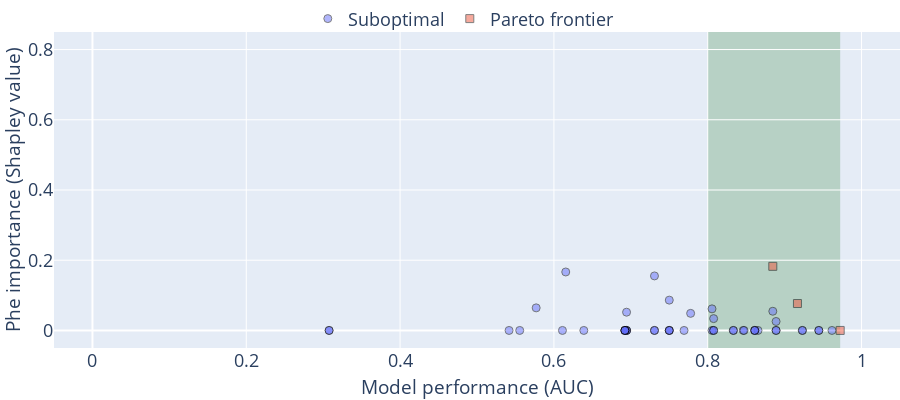
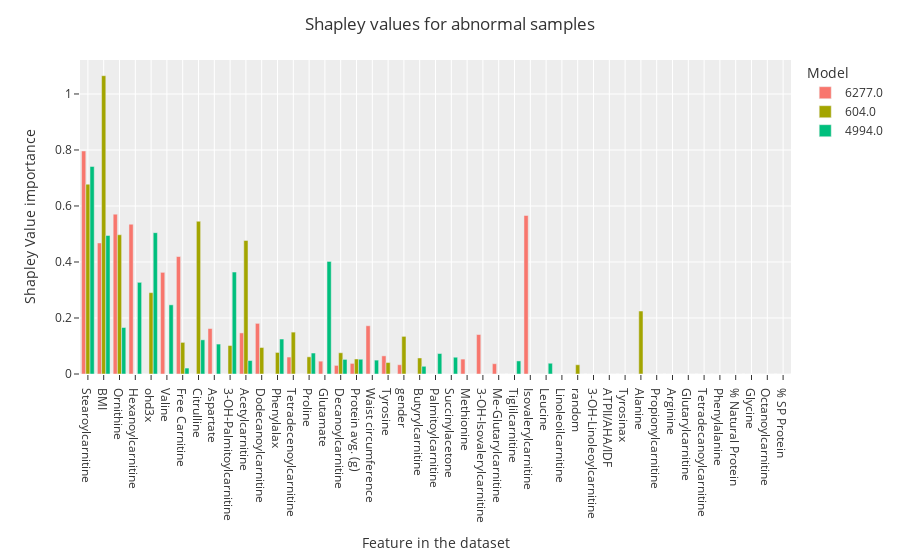
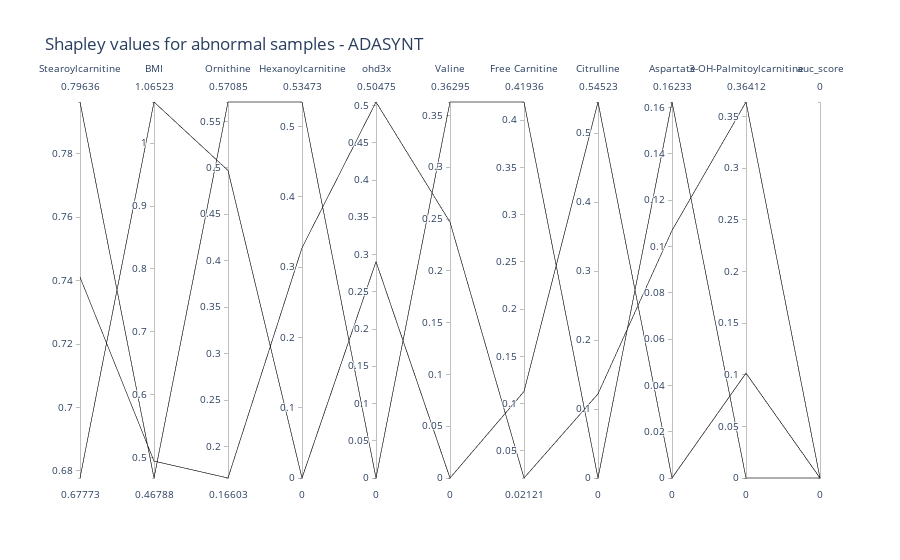

Write notebook code for charts like these, in order.
### Code cell
from utils_aa import *




make_pareto_plot(study_ADASYN_sampling)
make_ranking_plots(study_ADASYN_sampling, study_ADASYN)

### Figure 1 — Plotly figure (JSON) as saved in the notebook; plotly's stock layout.template omitted (floating-point values rounded to 4 significant figures)
{"data": [{"marker": {"line": {"color": "black", "width": 1}, "opacity": 0.5, "size": 8, "symbol": "circle"}, "mode": "markers", "name": "Suboptimal", "type": "scatter", "x": [0.8462, 0.8654, 0.3077, 0.6944, 0.8611, 0.6944, 0.8889, 0.7778, 0.6944, 0.9231, 0.6154, 0.8889, 0.7308, 0.75, 0.8056, 0.9444, 0.3077, 0.8611, 0.6923, 0.6389, 0.7308, 0.9615, 0.75, 0.9231, 0.5417, 0.8056, 0.8077, 0.8472, 0.5556, 0.8077, 0.8333, 0.6923, 0.8846, 0.7308, 0.6923, 0.6111, 0.5769, 0.8611, 0.75, 0.8077, 0.6944, 0.8889, 0.6923, 0.75, 0.7692, 0.9444, 0.8333], "y": [0, 0, 0, 0, 0, 0, 0, 0.04867, 0, 0, 0.1666, 0, 0, 0.08633, 0, 0, 0, 0, 0, 0, 0, 0, 0, 0, 0, 0.06149, 0.03372, 0, 0, 0, 0, 0, 0.05467, 0.1553, 0, 0, 0.06429, 0, 0, 0, 0.05197, 0.02554, 0, 0, 0, 0, 0]}, {"marker": {"line": {"color": "black", "width": 1}, "opacity": 0.5, "size": 8, "symbol": "square"}, "mode": "markers", "name": "Pareto frontier", "type": "scatter", "x": [0.9167, 0.8846, 0.9722], "y": [0.07668, 0.1826, 0]}], "layout": {"font": {"size": 18}, "height": 400, "legend": {"bgcolor": "rgba(255, 255, 255, 0)", "orientation": "h", "x": 0.3, "y": 1.1}, "margin": {"b": 0, "l": 0, "r": 0, "t": 0}, "shapes": [{"fillcolor": "darkgreen", "layer": "below", "line": {"width": 0}, "opacity": 0.2, "type": "rect", "x0": 0.8, "x1": 0.9722, "xref": "x", "y0": 0, "y1": 1, "yref": "paper"}], "width": 900, "xaxis": {"range": [-0.05, 1.05], "title": {"font": {"size": 19}, "text": "Model performance (AUC)"}}, "yaxis": {"range": [-0.05, 0.85], "title": {"font": {"size": 19}, "text": "Phe importance (Shapley value)"}}}}

### Figure 2 — Plotly figure (JSON) as saved in the notebook; plotly's stock layout.template omitted (floating-point values rounded to 4 significant figures)
{"data": [{"alignmentgroup": "True", "hovertemplate": "variable=6277.0<br>index=%{x}<br>value=%{y}<extra></extra>", "legendgroup": "6277.0", "marker": {"color": "#F8766D", "pattern": {"shape": ""}}, "name": "6277.0", "offsetgroup": "6277.0", "orientation": "v", "showlegend": true, "textposition": "auto", "type": "bar", "x": ["Género", "aleator", "IMC", "Circunferencia de cintura", "ATPII/AHA/IDF", "fenilalax", "ohd3x", "tirosinax", "Alanina", "Aspartato", "Glutamato", "Leucina", "Ornitina", "Prolina", "Tirosina", "Carnitina libre", "Propionilcarnitina", "Isovalerilcarnitina", "Tiglilcarnitina", "Me-Glutarilcarnitina", "Decanoilcarnitina", "Tetradecanoilcarnitina", "3-OH-Isovalerilcarnitina", "3-OH-Palmitoilcarnitina", "Linoleoilcarnitina", "Arginina", "Citrulina", "Glicina", "Metionina", "Fenilalanina", "Succinilacetona", "Valina", "Acetilcarnitina", "Butirilcarnitina", "Glutarilcarnitina", "Hexanoilcarnitina", "Octanoilcarnitina", "Dodecanoilcarnitina", "Tetradecenoilcarnitina", "Palmitoilcarnitina", "Estearoilcarnitina", "3-OH-Linoleoilcarnitina", "PROTEINAProm_(G)", "%_proteina_natural", "%_Proteina_SP"], "xaxis": "x", "y": [0.0331, 0, 0.4679, 0.1722, 0, 0, 0, 0, 0, 0.1623, 0.04585, 0, 0.5709, 0, 0.06478, 0.4194, 0, 0.566, 0, 0.03674, 0.03068, 0, 0.1408, 0, 0, 0, 0, 0, 0.05327, 0, 0, 0.3629, 0.1467, 0, 0, 0.5347, 0, 0.1808, 0.06055, 0, 0.7964, 0, 0.03785, 0, 0], "yaxis": "y"}, {"alignmentgroup": "True", "hovertemplate": "variable=604.0<br>index=%{x}<br>value=%{y}<extra></extra>", "legendgroup": "604.0", "marker": {"color": "#A3A500", "pattern": {"shape": ""}}, "name": "604.0", "offsetgroup": "604.0", "orientation": "v", "showlegend": true, "textposition": "auto", "type": "bar", "x": ["Género", "aleator", "IMC", "Circunferencia de cintura", "ATPII/AHA/IDF", "fenilalax", "ohd3x", "tirosinax", "Alanina", "Aspartato", "Glutamato", "Leucina", "Ornitina", "Prolina", "Tirosina", "Carnitina libre", "Propionilcarnitina", "Isovalerilcarnitina", "Tiglilcarnitina", "Me-Glutarilcarnitina", "Decanoilcarnitina", "Tetradecanoilcarnitina", "3-OH-Isovalerilcarnitina", "3-OH-Palmitoilcarnitina", "Linoleoilcarnitina", "Arginina", "Citrulina", "Glicina", "Metionina", "Fenilalanina", "Succinilacetona", "Valina", "Acetilcarnitina", "Butirilcarnitina", "Glutarilcarnitina", "Hexanoilcarnitina", "Octanoilcarnitina", "Dodecanoilcarnitina", "Tetradecenoilcarnitina", "Palmitoilcarnitina", "Estearoilcarnitina", "3-OH-Linoleoilcarnitina", "PROTEINAProm_(G)", "%_proteina_natural", "%_Proteina_SP"], "xaxis": "x", "y": [0.1343, 0.03293, 1.065, 0, 0, 0.07688, 0.2905, 0, 0.2249, 0, 0, 0, 0.4972, 0.0613, 0.04089, 0.1128, 0, 0, 0, 0, 0.07579, 0, 0, 0.1016, 0, 0, 0.5452, 0, 0, 0, 0, 0, 0.4767, 0.05722, 0, 0, 0, 0.0945, 0.1495, 0, 0.6777, 0, 0.05354, 0, 0], "yaxis": "y"}, {"alignmentgroup": "True", "hovertemplate": "variable=4994.0<br>index=%{x}<br>value=%{y}<extra></extra>", "legendgroup": "4994.0", "marker": {"color": "#00BF7D", "pattern": {"shape": ""}}, "name": "4994.0", "offsetgroup": "4994.0", "orientation": "v", "showlegend": true, "textposition": "auto", "type": "bar", "x": ["Género", "aleator", "IMC", "Circunferencia de cintura", "ATPII/AHA/IDF", "fenilalax", "ohd3x", "tirosinax", "Alanina", "Aspartato", "Glutamato", "Leucina", "Ornitina", "Prolina", "Tirosina", "Carnitina libre", "Propionilcarnitina", "Isovalerilcarnitina", "Tiglilcarnitina", "Me-Glutarilcarnitina", "Decanoilcarnitina", "Tetradecanoilcarnitina", "3-OH-Isovalerilcarnitina", "3-OH-Palmitoilcarnitina", "Linoleoilcarnitina", "Arginina", "Citrulina", "Glicina", "Metionina", "Fenilalanina", "Succinilacetona", "Valina", "Acetilcarnitina", "Butirilcarnitina", "Glutarilcarnitina", "Hexanoilcarnitina", "Octanoilcarnitina", "Dodecanoilcarnitina", "Tetradecenoilcarnitina", "Palmitoilcarnitina", "Estearoilcarnitina", "3-OH-Linoleoilcarnitina", "PROTEINAProm_(G)", "%_proteina_natural", "%_Proteina_SP"], "xaxis": "x", "y": [0, 0, 0.4947, 0.0496, 0, 0.1249, 0.5048, 0, 0, 0.1069, 0.4019, 0.0384, 0.166, 0.0749, 0, 0.02121, 0, 0, 0.04671, 0, 0.05213, 0, 0, 0.3641, 0, 0, 0.122, 0, 0, 0, 0.05988, 0.247, 0.04799, 0.02754, 0, 0.3273, 0, 0, 0, 0.07312, 0.7411, 0, 0.05272, 0, 0], "yaxis": "y"}], "layout": {"barmode": "group", "legend": {"title": {"text": "Model"}, "tracegroupgap": 0}, "margin": {"t": 60}, "title": {"text": "Shapley values for abnormal samples"}, "xaxis": {"anchor": "y", "categoryarray": ["Estearoilcarnitina", "IMC", "Ornitina", "Hexanoilcarnitina", "ohd3x", "Valina", "Carnitina libre", "Citrulina", "Aspartato", "3-OH-Palmitoilcarnitina", "Acetilcarnitina", "Dodecanoilcarnitina", "fenilalax", "Tetradecenoilcarnitina", "Prolina", "Glutamato", "Decanoilcarnitina", "PROTEINAProm_(G)", "Circunferencia de cintura", "Tirosina", "Género", "Butirilcarnitina", "Palmitoilcarnitina", "Succinilacetona", "Metionina", "3-OH-Isovalerilcarnitina", "Me-Glutarilcarnitina", "Tiglilcarnitina", "Isovalerilcarnitina", "Leucina", "Linoleoilcarnitina", "aleator", "3-OH-Linoleoilcarnitina", "ATPII/AHA/IDF", "tirosinax", "Alanina", "Propionilcarnitina", "Arginina", "Glutarilcarnitina", "Tetradecanoilcarnitina", "Fenilalanina", "%_proteina_natural", "Glicina", "Octanoilcarnitina", "%_Proteina_SP"], "categoryorder": "array", "domain": [0, 1], "labelalias": {"%_Proteina_SP": "% SP Protein", "%_proteina_natural": "% Natural Protein", "3-OH-Isovalerilcarnitina": "3-OH-Isovalerylcarnitine", "3-OH-Linoleoilcarnitina": "3-OH-Linoleoylcarnitine", "3-OH-Palmitoilcarnitina": "3-OH-Palmitoylcarnitine", "ATPII/AHA/IDF": "ATPII/AHA/IDF", "Acetilcarnitina": "Acetylcarnitine", "Alanina": "Alanine", "Arginina": "Arginine", "Aspartato": "Aspartate", "Butirilcarnitina": "Butyrylcarnitine", "CALCIOProm_(MG)": "Calcium avg. (mg)", "CARBOHIDRATOProm_(G)": "CARBOHYDRATE avg. (g)", "COBREProm_(MG)": "Copper avg. (mg)", "COLESTEROLProm_(MG)": "CHOLESTEROL avg. (mg)", "Carnitina libre": "Free Carnitine", "Circunferencia de cintura": "Waist circumference", "Citrulina": "Citrulline", "Decanoilcarnitina": "Decanoylcarnitine", "Dodecanoilcarnitina": "Dodecanoylcarnitine", "ENERGIAProm_(KCAL)": "ENERGY avg. (KCAL)", "Edad": "Age", "Estatura": "Height", "Estearoilcarnitina": "Stearoylcarnitine", "FENILALANINAProm_(G)": "PHENYLALANINE_avg (g)", "FOLATOProm_(MCG)": "Folate avg. (MCG)", "Fenilalanina": "Phenylalanine", "GRASAProm(G)": "Fat avg. (g)", "Glicina": "Glycine", "Glutamato": "Glutamate", "Glutarilcarnitina": "Glutarylcarnitine", "Género": "gender", "HIERROProm_(MG)": "Iron avg. (mg)", "HOMA-IR alterado": "HOMA-IR altered", "HOMA2-IR": "HOMA2-IR", "HOMA2B(%)": "HOMA2B(%)", "HOMA2S%": "HOMA2S%", "Hexanoilcarnitina": "Hexanoylcarnitine", "IMC": "BMI", "Isovalerilcarnitina": "Isovalerylcarnitine", "Leucina": "Leucine", "Linoleoilcarnitina": "Linoleoilcarnitine", "Me-Glutarilcarnitina": "Me-Glutarylcarnitine", "Metionina": "Methionine", "Octanoilcarnitina": "Octanoylcarnitine", "Ornitina": "Ornithine", "PROTEINAProm_(G)": "Protein avg. (g)", "Palmitoilcarnitina": "Palmitoylcarnitine", "Peso": "Weight", "Prolina": "Proline", "Propionilcarnitina": "Propionylcarnitine", "Proteina_SP": "SP Protein", "Proteina_natural": "Protein natural", "SP_gr/kg": "SP (gr/kg)", "Succinilacetona": "Succinylacetone", "TIROSINAProm_(G)": "TYROSINE avg. (g)", "Tetradecanoilcarnitina": "Tetradecanoylcarnitine", "Tetradecenoilcarnitina": "Tetradecenoylcarnitine", "Tiglilcarnitina": "Tiglilcarnitine", "Tirosina": "Tyrosine", "VITAMINA_B12Prom_(MCG)": "Vitamin B12 avg. (MCG)", "VITAMINA_Dprom": "Vitamin D avg.", "Valina": "Valine", "ZINCProm_(MG)": "Zinc avg. (mg)", "aleator": "random", "fenilalax": "Phenylalax", "glummol": "Glummol", "glupromx": "Glupromx", "insuprom": "Insuprom", "ohd3x": "ohd3x", "quickix": "Quickix", "tirosinax": "Tyrosinax"}, "title": {"text": "Feature in the dataset"}}, "yaxis": {"anchor": "x", "domain": [0, 1], "title": {"text": "Shapley Value importance"}}}}

### Figure 3 — Plotly figure (JSON) as saved in the notebook; plotly's stock layout.template omitted (floating-point values rounded to 4 significant figures)
{"data": [{"dimensions": [{"label": "Stearoylcarnitine", "values": [0.7964, 0.6777, 0.7411]}, {"label": "BMI", "values": [0.4679, 1.065, 0.4947]}, {"label": "Ornithine", "values": [0.5709, 0.4972, 0.166]}, {"label": "Hexanoylcarnitine", "values": [0.5347, 0, 0.3273]}, {"label": "ohd3x", "values": [0, 0.2905, 0.5048]}, {"label": "Valine", "values": [0.3629, 0, 0.247]}, {"label": "Free Carnitine", "values": [0.4194, 0.1128, 0.02121]}, {"label": "Citrulline", "values": [0, 0.5452, 0.122]}, {"label": "Aspartate", "values": [0.1623, 0, 0.1069]}, {"label": "3-OH-Palmitoylcarnitine", "values": [0, 0.1016, 0.3641]}, {"label": "auc_score", "values": [null, null, null]}], "domain": {"x": [0, 1], "y": [0, 1]}, "line": {"color": [null, null, null], "coloraxis": "coloraxis"}, "name": "", "type": "parcoords"}], "layout": {"coloraxis": {"colorbar": {"title": {"text": "auc_score"}}, "colorscale": [[0, "#0d0887"], [0.1111, "#46039f"], [0.2222, "#7201a8"], [0.3333, "#9c179e"], [0.4444, "#bd3786"], [0.5556, "#d8576b"], [0.6667, "#ed7953"], [0.7778, "#fb9f3a"], [0.8889, "#fdca26"], [1, "#f0f921"]], "showscale": false}, "legend": {"tracegroupgap": 0}, "title": {"text": "Shapley values for abnormal samples - ADASYNT"}, "xaxis": {"title": {"text": "Feature in the dataset"}}, "yaxis": {"title": {"text": "Shapley Value importance"}}}}
